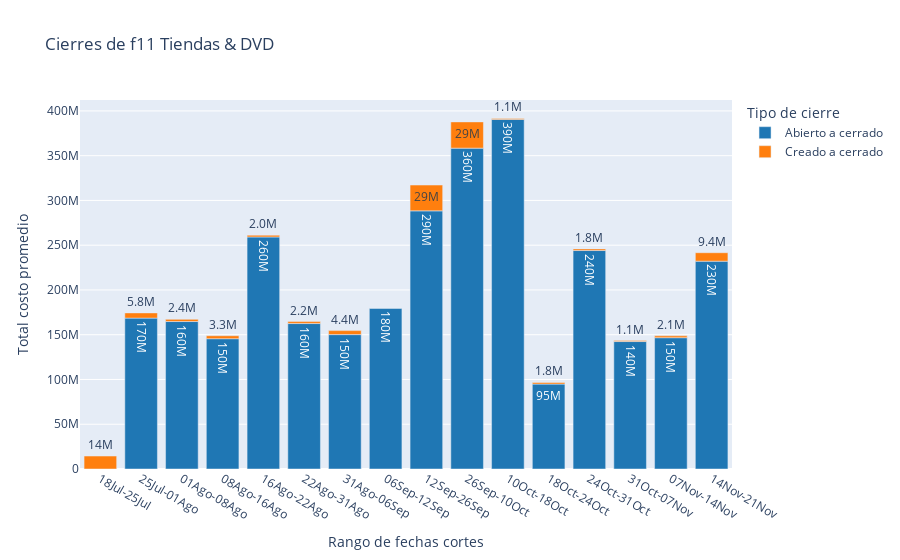

The notebook cell this image was saved under:
### Code cell
import plotly.express as px
fig = px.bar(gb_tiendas, x='rango_corte', y=dtagco['costo'], color='tipo_cierre', text=dtagco['costo'], text_auto='.2s',
            title='Cierres de f11 Tiendas & DVD', labels={'tipo_cierre':'Tipo de cierre'}, category_orders=ol, 
            color_discrete_sequence=px.colors.qualitative.D3)
fig.layout.yaxis.title.text='Total costo promedio'
fig.layout.xaxis.title.text='Rango de fechas cortes'
fig.show()
fig.write_image(f"output/{datestr}_f11_tiendas_cieres.svg",scale=1, height=500,width=500, engine='orca')

### Figure 1 — Plotly figure (JSON) as saved in the notebook; plotly's stock layout.template omitted (floating-point values rounded to 4 significant figures)
{"data": [{"alignmentgroup": "True", "hovertemplate": "Tipo de cierre=Abierto a cerrado<br>rango_corte=%{x}<br>TOTAL_COSTO=%{text}<extra></extra>", "legendgroup": "Abierto a cerrado", "marker": {"color": "#1F77B4", "pattern": {"shape": ""}}, "name": "Abierto a cerrado", "offsetgroup": "Abierto a cerrado", "orientation": "v", "showlegend": true, "text": [164700000.0, 179300000.0, 146700000.0, 145600000.0, 390500000.0, 288400000.0, 232100000.0, 259200000.0, 94860000.0, 162500000.0, 244100000.0, 168500000.0, 358400000.0, 150100000.0, 142400000.0], "textposition": "auto", "texttemplate": "%{y:.2s}", "type": "bar", "x": ["01Ago-08Ago", "06Sep-12Sep", "07Nov-14Nov", "08Ago-16Ago", "10Oct-18Oct", "12Sep-26Sep", "14Nov-21Nov", "16Ago-22Ago", "18Oct-24Oct", "22Ago-31Ago", "24Oct-31Oct", "25Jul-01Ago", "26Sep-10Oct", "31Ago-06Sep", "31Oct-07Nov"], "xaxis": "x", "y": [164700000.0, 179300000.0, 146700000.0, 145600000.0, 390500000.0, 288400000.0, 232100000.0, 259200000.0, 94860000.0, 162500000.0, 244100000.0, 168500000.0, 358400000.0, 150100000.0, 142400000.0], "yaxis": "y"}, {"alignmentgroup": "True", "hovertemplate": "Tipo de cierre=Creado a cerrado<br>rango_corte=%{x}<br>TOTAL_COSTO=%{text}<extra></extra>", "legendgroup": "Creado a cerrado", "marker": {"color": "#FF7F0E", "pattern": {"shape": ""}}, "name": "Creado a cerrado", "offsetgroup": "Creado a cerrado", "orientation": "v", "showlegend": true, "text": [2433000.0, 2067000.0, 3287000.0, 1078000.0, 28820000.0, 9446000.0, 2029000.0, 14460000.0, 1776000.0, 2173000.0, 1776000.0, 5820000.0, 29290000.0, 4448000.0, 1075000.0], "textposition": "auto", "texttemplate": "%{y:.2s}", "type": "bar", "x": ["01Ago-08Ago", "07Nov-14Nov", "08Ago-16Ago", "10Oct-18Oct", "12Sep-26Sep", "14Nov-21Nov", "16Ago-22Ago", "18Jul-25Jul", "18Oct-24Oct", "22Ago-31Ago", "24Oct-31Oct", "25Jul-01Ago", "26Sep-10Oct", "31Ago-06Sep", "31Oct-07Nov"], "xaxis": "x", "y": [2433000.0, 2067000.0, 3287000.0, 1078000.0, 28820000.0, 9446000.0, 2029000.0, 14460000.0, 1776000.0, 2173000.0, 1776000.0, 5820000.0, 29290000.0, 4448000.0, 1075000.0], "yaxis": "y"}], "layout": {"barmode": "relative", "legend": {"title": {"text": "Tipo de cierre"}, "tracegroupgap": 0}, "title": {"text": "Cierres de f11 Tiendas & DVD"}, "xaxis": {"anchor": "y", "categoryarray": ["31May-13Jun", "13Jun-21Jun", "21Jun-29Jun", "29Jun-05Jul", "05Jul-11Jul", "11Jul-18Jul", "18Jul-25Jul", "25Jul-01Ago", "01Ago-08Ago", "08Ago-16Ago", "16Ago-22Ago", "22Ago-31Ago", "31Ago-06Sep", "06Sep-12Sep", "12Sep-26Sep", "26Sep-10Oct", "10Oct-18Oct", "18Oct-24Oct", "24Oct-31Oct", "31Oct-07Nov", "07Nov-14Nov", "14Nov-21Nov"], "categoryorder": "array", "domain": [0, 1], "title": {"text": "Rango de fechas cortes"}}, "yaxis": {"anchor": "x", "domain": [0, 1], "title": {"text": "Total costo promedio"}}}}
